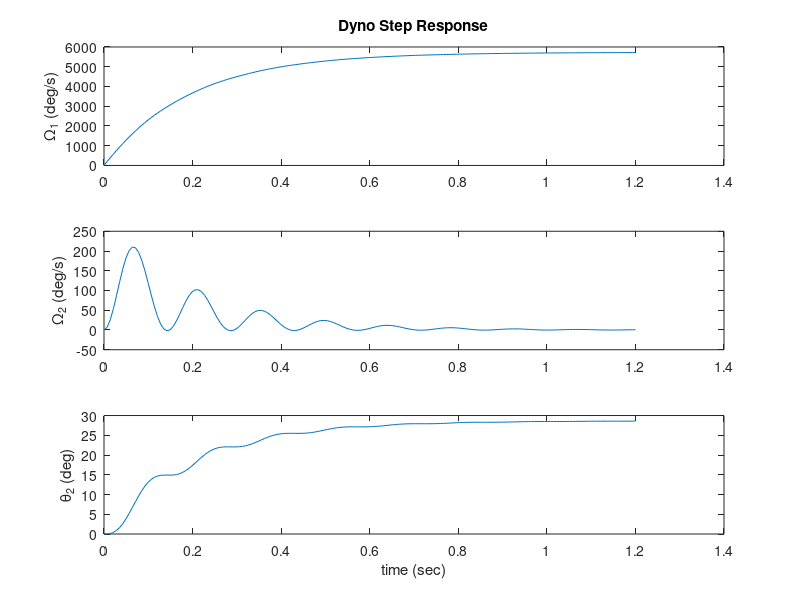

Reproduce this figure in MATLAB.
M0 = 100;
J1 = 0.2;
J2 = 0.1;
b = 1;
k = 200;

A = [-b/J1 b/J1 0 0; b/J2 -b/J2 0 -k/J2; 1 0 0 0; 0 1 0 0];
B = M0*[1/J1; 0; 0; 0];
C = [1 0 0 0; 0 1 0 0; 0 0 0 1]*180/pi;
D = 0;

sys = ss(A,B,C,D);

figure(1); clf;
[y,t] = step(sys,1.2);

subplot(311);
plot(t,y(:,1));
title('Dyno Step Response');
ylabel('\Omega_1 (deg/s)');
subplot(312);
plot(t,y(:,2));
ylabel('\Omega_2 (deg/s)');
subplot(313);
plot(t,y(:,3));
ylabel('\theta_2 (deg)');
xlabel('time (sec)');




